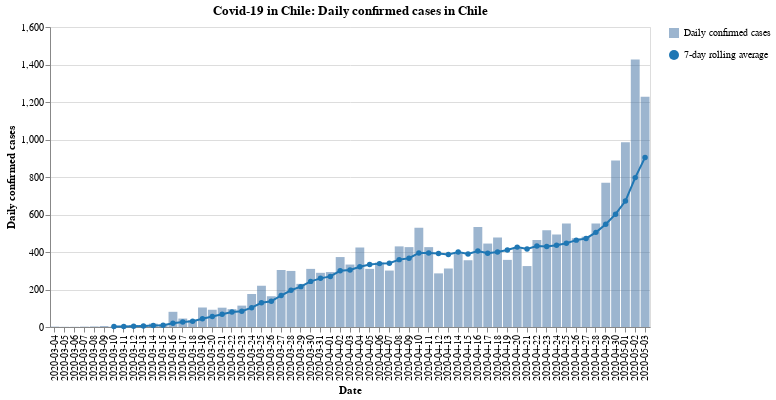

The cell this chart's notebook holds for it:
### Code cell
#hide_input
bars, line = my_cases_plot(region)
(bars + line).properties(
    title=f'Covid-19 in Chile: Daily confirmed cases in Chile',
    width=600
)

### Figure 1 — Vega-Lite specification as saved in the notebook (floating-point values rounded to 4 significant figures)
{"config": {"view": {"continuousWidth": 400, "continuousHeight": 300}}, "layer": [{"mark": {"type": "bar", "opacity": 0.7}, "encoding": {"opacity": {"type": "nominal", "field": "Daily confirmed cases", "legend": {"title": ""}}, "tooltip": [{"type": "nominal", "field": "Date"}, {"type": "quantitative", "field": "Confirmed cases"}], "x": {"type": "nominal", "axis": {"title": "Date"}, "field": "Date"}, "y": {"type": "quantitative", "axis": {"title": "Daily confirmed cases"}, "field": "Confirmed cases"}}}, {"mark": {"type": "line", "color": "#1f77b4", "point": {"filled": true, "fill": "#1f77b4"}}, "encoding": {"shape": {"type": "nominal", "field": "7-day rolling average", "legend": {"title": ""}}, "x": {"type": "nominal", "axis": {"title": "Date"}, "field": "Date"}, "y": {"type": "quantitative", "field": "Rolling"}}}], "data": {"name": "data-cb3443ed8a77bcd68c75badbe492f407"}, "title": "Covid-19 in Chile: Daily confirmed cases in Chile", "width": 600, "$schema": "https://vega.github.io/schema/vega-lite/v4.8.1.json", "datasets": {"data-cb3443ed8a77bcd68c75badbe492f407": [{"Date": "2020-03-04", "Confirmed cases": 2, "Rolling": null, "Daily confirmed cases": "Daily confirmed cases", "7-day rolling average": "7-day rolling average"}, {"Date": "2020-03-05", "Confirmed cases": 1, "Rolling": null, "Daily confirmed cases": "Daily confirmed cases", "7-day rolling average": "7-day rolling average"}, {"Date": "2020-03-06", "Confirmed cases": 1, "Rolling": null, "Daily confirmed cases": "Daily confirmed cases", "7-day rolling average": "7-day rolling average"}, {"Date": "2020-03-07", "Confirmed cases": 2, "Rolling": null, "Daily confirmed cases": "Daily confirmed cases", "7-day rolling average": "7-day rolling average"}, {"Date": "2020-03-08", "Confirmed cases": 3, "Rolling": null, "Daily confirmed cases": "Daily confirmed cases", "7-day rolling average": "7-day rolling average"}, {"Date": "2020-03-09", "Confirmed cases": 5, "Rolling": null, "Daily confirmed cases": "Daily confirmed cases", "7-day rolling average": "7-day rolling average"}, {"Date": "2020-03-10", "Confirmed cases": 2, "Rolling": 2.286, "Daily confirmed cases": "Daily confirmed cases", "7-day rolling average": "7-day rolling average"}, {"Date": "2020-03-11", "Confirmed cases": 6, "Rolling": 2.857, "Daily confirmed cases": "Daily confirmed cases", "7-day rolling average": "7-day rolling average"}, {"Date": "2020-03-12", "Confirmed cases": 10, "Rolling": 4.143, "Daily confirmed cases": "Daily confirmed cases", "7-day rolling average": "7-day rolling average"}, {"Date": "2020-03-13", "Confirmed cases": 10, "Rolling": 5.429, "Daily confirmed cases": "Daily confirmed cases", "7-day rolling average": "7-day rolling average"}, {"Date": "2020-03-14", "Confirmed cases": 18, "Rolling": 7.714, "Daily confirmed cases": "Daily confirmed cases", "7-day rolling average": "7-day rolling average"}, {"Date": "2020-03-15", "Confirmed cases": 14, "Rolling": 9.286, "Daily confirmed cases": "Daily confirmed cases", "7-day rolling average": "7-day rolling average"}, {"Date": "2020-03-16", "Confirmed cases": 81, "Rolling": 20.14, "Daily confirmed cases": "Daily confirmed cases", "7-day rolling average": "7-day rolling average"}, {"Date": "2020-03-17", "Confirmed cases": 45, "Rolling": 26.29, "Daily confirmed cases": "Daily confirmed cases", "7-day rolling average": "7-day rolling average"}, {"Date": "2020-03-18", "Confirmed cases": 37, "Rolling": 30.71, "Daily confirmed cases": "Daily confirmed cases", "7-day rolling average": "7-day rolling average"}, {"Date": "2020-03-19", "Confirmed cases": 104, "Rolling": 44.14, "Daily confirmed cases": "Daily confirmed cases", "7-day rolling average": "7-day rolling average"}, {"Date": "2020-03-20", "Confirmed cases": 92, "Rolling": 55.86, "Daily confirmed cases": "Daily confirmed cases", "7-day rolling average": "7-day rolling average"}, {"Date": "2020-03-21", "Confirmed cases": 103, "Rolling": 68.0, "Daily confirmed cases": "Daily confirmed cases", "7-day rolling average": "7-day rolling average"}, {"Date": "2020-03-22", "Confirmed cases": 95, "Rolling": 79.57, "Daily confirmed cases": "Daily confirmed cases", "7-day rolling average": "7-day rolling average"}, {"Date": "2020-03-23", "Confirmed cases": 114, "Rolling": 84.29, "Daily confirmed cases": "Daily confirmed cases", "7-day rolling average": "7-day rolling average"}, {"Date": "2020-03-24", "Confirmed cases": 176, "Rolling": 103.0, "Daily confirmed cases": "Daily confirmed cases", "7-day rolling average": "7-day rolling average"}, {"Date": "2020-03-25", "Confirmed cases": 220, "Rolling": 129.1, "Daily confirmed cases": "Daily confirmed cases", "7-day rolling average": "7-day rolling average"}, {"Date": "2020-03-26", "Confirmed cases": 164, "Rolling": 137.7, "Daily confirmed cases": "Daily confirmed cases", "7-day rolling average": "7-day rolling average"}, {"Date": "2020-03-27", "Confirmed cases": 304, "Rolling": 168.0, "Daily confirmed cases": "Daily confirmed cases", "7-day rolling average": "7-day rolling average"}, {"Date": "2020-03-28", "Confirmed cases": 299, "Rolling": 196.0, "Daily confirmed cases": "Daily confirmed cases", "7-day rolling average": "7-day rolling average"}, {"Date": "2020-03-29", "Confirmed cases": 230, "Rolling": 215.3, "Daily confirmed cases": "Daily confirmed cases", "7-day rolling average": "7-day rolling average"}, {"Date": "2020-03-30", "Confirmed cases": 310, "Rolling": 243.3, "Daily confirmed cases": "Daily confirmed cases", "7-day rolling average": "7-day rolling average"}, {"Date": "2020-03-31", "Confirmed cases": 289, "Rolling": 259.4, "Daily confirmed cases": "Daily confirmed cases", "7-day rolling average": "7-day rolling average"}, {"Date": "2020-04-01", "Confirmed cases": 293, "Rolling": 269.9, "Daily confirmed cases": "Daily confirmed cases", "7-day rolling average": "7-day rolling average"}, {"Date": "2020-04-02", "Confirmed cases": 373, "Rolling": 299.7, "Daily confirmed cases": "Daily confirmed cases", "7-day rolling average": "7-day rolling average"}, {"Date": "2020-04-03", "Confirmed cases": 333, "Rolling": 303.9, "Daily confirmed cases": "Daily confirmed cases", "7-day rolling average": "7-day rolling average"}, {"Date": "2020-04-04", "Confirmed cases": 424, "Rolling": 321.7, "Daily confirmed cases": "Daily confirmed cases", "7-day rolling average": "7-day rolling average"}, {"Date": "2020-04-05", "Confirmed cases": 310, "Rolling": 333.1, "Daily confirmed cases": "Daily confirmed cases", "7-day rolling average": "7-day rolling average"}, {"Date": "2020-04-06", "Confirmed cases": 344, "Rolling": 338.0, "Daily confirmed cases": "Daily confirmed cases", "7-day rolling average": "7-day rolling average"}, {"Date": "2020-04-07", "Confirmed cases": 301, "Rolling": 339.7, "Daily confirmed cases": "Daily confirmed cases", "7-day rolling average": "7-day rolling average"}, {"Date": "2020-04-08", "Confirmed cases": 430, "Rolling": 359.3, "Daily confirmed cases": "Daily confirmed cases", "7-day rolling average": "7-day rolling average"}, {"Date": "2020-04-09", "Confirmed cases": 426, "Rolling": 366.9, "Daily confirmed cases": "Daily confirmed cases", "7-day rolling average": "7-day rolling average"}, {"Date": "2020-04-10", "Confirmed cases": 529, "Rolling": 394.9, "Daily confirmed cases": "Daily confirmed cases", "7-day rolling average": "7-day rolling average"}, {"Date": "2020-04-11", "Confirmed cases": 426, "Rolling": 395.1, "Daily confirmed cases": "Daily confirmed cases", "7-day rolling average": "7-day rolling average"}, {"Date": "2020-04-12", "Confirmed cases": 286, "Rolling": 391.7, "Daily confirmed cases": "Daily confirmed cases", "7-day rolling average": "7-day rolling average"}, {"Date": "2020-04-13", "Confirmed cases": 312, "Rolling": 387.1, "Daily confirmed cases": "Daily confirmed cases", "7-day rolling average": "7-day rolling average"}, {"Date": "2020-04-14", "Confirmed cases": 392, "Rolling": 400.1, "Daily confirmed cases": "Daily confirmed cases", "7-day rolling average": "7-day rolling average"}, {"Date": "2020-04-15", "Confirmed cases": 356, "Rolling": 389.6, "Daily confirmed cases": "Daily confirmed cases", "7-day rolling average": "7-day rolling average"}, {"Date": "2020-04-16", "Confirmed cases": 534, "Rolling": 405.0, "Daily confirmed cases": "Daily confirmed cases", "7-day rolling average": "7-day rolling average"}, {"Date": "2020-04-17", "Confirmed cases": 445, "Rolling": 393.0, "Daily confirmed cases": "Daily confirmed cases", "7-day rolling average": "7-day rolling average"}, {"Date": "2020-04-18", "Confirmed cases": 478, "Rolling": 400.4, "Daily confirmed cases": "Daily confirmed cases", "7-day rolling average": "7-day rolling average"}, {"Date": "2020-04-19", "Confirmed cases": 358, "Rolling": 410.7, "Daily confirmed cases": "Daily confirmed cases", "7-day rolling average": "7-day rolling average"}, {"Date": "2020-04-20", "Confirmed cases": 419, "Rolling": 426.0, "Daily confirmed cases": "Daily confirmed cases", "7-day rolling average": "7-day rolling average"}, {"Date": "2020-04-21", "Confirmed cases": 325, "Rolling": 416.4, "Daily confirmed cases": "Daily confirmed cases", "7-day rolling average": "7-day rolling average"}, {"Date": "2020-04-22", "Confirmed cases": 464, "Rolling": 431.9, "Daily confirmed cases": "Daily confirmed cases", "7-day rolling average": "7-day rolling average"}, {"Date": "2020-04-23", "Confirmed cases": 516, "Rolling": 429.3, "Daily confirmed cases": "Daily confirmed cases", "7-day rolling average": "7-day rolling average"}, {"Date": "2020-04-24", "Confirmed cases": 494, "Rolling": 436.3, "Daily confirmed cases": "Daily confirmed cases", "7-day rolling average": "7-day rolling average"}, {"Date": "2020-04-25", "Confirmed cases": 552, "Rolling": 446.9, "Daily confirmed cases": "Daily confirmed cases", "7-day rolling average": "7-day rolling average"}, {"Date": "2020-04-26", "Confirmed cases": 473, "Rolling": 463.3, "Daily confirmed cases": "Daily confirmed cases", "7-day rolling average": "7-day rolling average"}, {"Date": "2020-04-27", "Confirmed cases": 482, "Rolling": 472.3, "Daily confirmed cases": "Daily confirmed cases", "7-day rolling average": "7-day rolling average"}, {"Date": "2020-04-28", "Confirmed cases": 552, "Rolling": 504.7, "Daily confirmed cases": "Daily confirmed cases", "7-day rolling average": "7-day rolling average"}, {"Date": "2020-04-29", "Confirmed cases": 770, "Rolling": 548.4, "Daily confirmed cases": "Daily confirmed cases", "7-day rolling average": "7-day rolling average"}, {"Date": "2020-04-30", "Confirmed cases": 888, "Rolling": 601.6, "Daily confirmed cases": "Daily confirmed cases", "7-day rolling average": "7-day rolling average"}, {"Date": "2020-05-01", "Confirmed cases": 985, "Rolling": 671.7, "Daily confirmed cases": "Daily confirmed cases", "7-day rolling average": "7-day rolling average"}, {"Date": "2020-05-02", "Confirmed cases": 1427, "Rolling": 796.7, "Daily confirmed cases": "Daily confirmed cases", "7-day rolling average": "7-day rolling average"}, {"Date": "2020-05-03", "Confirmed cases": 1228, "Rolling": 904.6, "Daily confirmed cases": "Daily confirmed cases", "7-day rolling average": "7-day rolling average"}]}}
